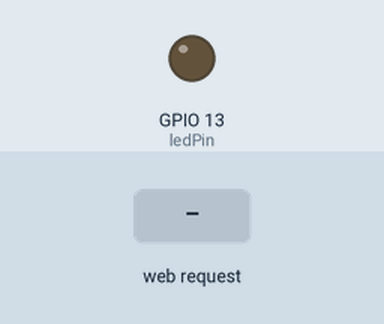
Simulated run of this sketch. Board: ESP8266 (NodeMCU). Shown: output pins drawn as LEDs (lit = HIGH). Inputs (shaded band) come from the test bench. WiFi joins after 1.5 s; servers stay silent unless stated; what the sketch prints to the serial monitor is not drawn.

Above: at 2.7 s.
2.8 s: HTTP request GET /FUNC=STARTUP received
At 3.6 s:
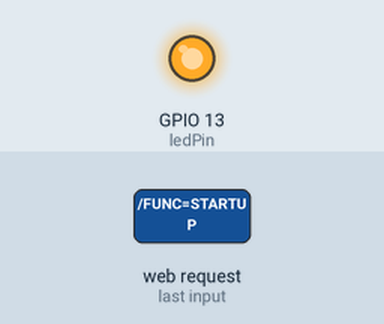
5.3 s: HTTP request GET /FUNC=SHUTDOWN received
At 12.5 s:
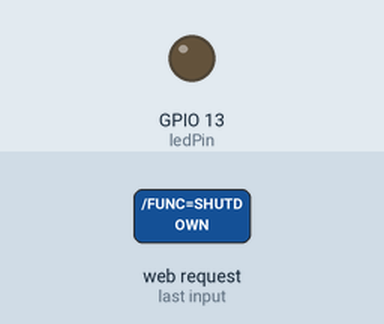
Timing chart, 0 to 12.8 s (numbered marks = the images above; inputs shaded):
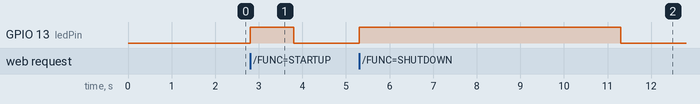

The sketch:

NodeMCU_PC_Restart_Optocuplor.ino
```cpp
#include <ESP8266WiFi.h>

const char* hostName = "NodeMCU_Rig1_Optocuplor";
const char* ssid = "HUAWEI-B310-6111";
const char* password = "6DFQEE37E69";

int ledPin = 13; // GPIO13
WiFiServer server(80);

void setup() {
  Serial.begin(115200);
  delay(10);

  pinMode(ledPin, OUTPUT);
  digitalWrite(ledPin, LOW);
//  digitalWrite(ledPin, HIGH);

  // Connect to WiFi network
  Serial.println();
  Serial.println();
  Serial.print("Connecting to ");
  Serial.println(ssid);

  WiFi.hostname(hostName);
  WiFi.begin(ssid, password);

  while (WiFi.status() != WL_CONNECTED) {
    delay(500);
    Serial.print(".");
  }
  Serial.println("");
  Serial.println("WiFi connected");

  // Start the server
  server.begin();
  Serial.println("Server started");

  // Print the IP address
  Serial.print("Use this URL to connect: ");
  Serial.print("http://");
  Serial.print(WiFi.localIP());
  Serial.println("/");
  Serial.print("Host Name: ");
  Serial.println(hostName);
  Serial.println("");

}

String startUp() {
  digitalWrite(ledPin, HIGH);
//  digitalWrite(ledPin, LOW);
  delay(1000);
  digitalWrite(ledPin, LOW);
//  digitalWrite(ledPin, HIGH);
  return "Started Up";
}

String shutDown() {
  digitalWrite(ledPin, HIGH);
//  digitalWrite(ledPin, LOW);
  delay(6000);
  digitalWrite(ledPin, LOW);
//  digitalWrite(ledPin, HIGH);
  return "Shutted Down";
}

String reStart() {
  shutDown();
  delay(6000);
  startUp();
  return "Restarted";
}


void loop() {
  // Check if a client has connected
  WiFiClient client = server.available();
  if (!client) {
    return;
  }

  // Wait until the client sends some data
  Serial.println("new client");
  while(!client.available()){
    delay(1);
  }

  // Read the first line of the request
  String request = client.readStringUntil('\r');
  Serial.println(request);
  client.flush();

  String result = "[SAME STATE]";
  // Match the request
  if (request.indexOf("/FUNC=STARTUP") != -1)  {
    result = startUp();
  }
  if (request.indexOf("/FUNC=SHUTDOWN") != -1)  {
    result = shutDown();
  }
  if (request.indexOf("/FUNC=RESTART") != -1)  {
    result = reStart();
  }

  // Return the response
  client.println("HTTP/1.1 200 OK");
  client.println("Content-Type: text/html");
  client.println(""); //  do not forget this one
  client.println("<!DOCTYPE HTML>");
  client.println("<html>");

  client.print("The PC is now: ");
  client.print(result);

  client.println("<br><br>");
  client.println("<a href=\"/FUNC=STARTUP\"\"><button>Turn On </button></a>");
  client.println("<a href=\"/FUNC=SHUTDOWN\"\"><button>Turn Off </button></a>");
  client.println("<a href=\"/FUNC=RESTART\"\"><button>Restart </button></a><br />");
  client.println("</html>");

  delay(1);
  Serial.println("Client disonnected");

  Serial.println("");

}
```

Measured:
- after the input at 2.8 s, GPIO 13 (ledPin): LOW → HIGH at once, → LOW 1.0 s later
- after the input at 5.3 s, GPIO 13 (ledPin): LOW → HIGH at once, → LOW 6.0 s later
